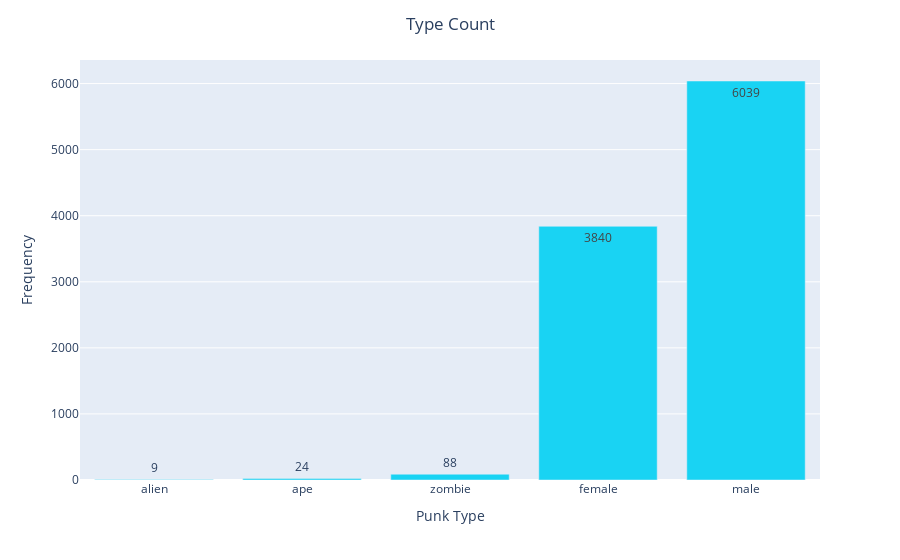

Here is the notebook cell this chart was saved with:
### Code cell
# sorted type dataframe
type_sorted = types.sort_values(by = 'amount')

# bar plot of punk type counts
fig = px.bar(type_sorted, 
             x=type_sorted['type'],
             y= type_sorted['amount'],
             text = type_sorted['amount'],
             color_discrete_sequence = ['#19d3f3'],
             labels={'type': 'Punk Type', 'amount': 'Frequency'})
fig.update_layout(title = 'Type Count', title_x=.5)
fig.show()

### Figure 1 — Plotly figure (JSON) as saved in the notebook; plotly's stock layout.template omitted (floating-point values rounded to 4 significant figures)
{"data": [{"alignmentgroup": "True", "hovertemplate": "Punk Type=%{x}<br>Frequency=%{text}<extra></extra>", "legendgroup": "", "marker": {"color": "#19d3f3", "pattern": {"shape": ""}}, "name": "", "offsetgroup": "", "orientation": "v", "showlegend": false, "text": [9, 24, 88, 3840, 6039], "textposition": "auto", "type": "bar", "x": ["alien", "ape", "zombie", "female", "male"], "xaxis": "x", "y": [9, 24, 88, 3840, 6039], "yaxis": "y"}], "layout": {"autosize": true, "barmode": "relative", "legend": {"tracegroupgap": 0}, "margin": {"t": 60}, "title": {"text": "Type Count", "x": 0.5}, "xaxis": {"anchor": "y", "autorange": true, "domain": [0, 1], "range": [-0.5, 4.5], "title": {"text": "Punk Type"}, "type": "category"}, "yaxis": {"anchor": "x", "autorange": true, "domain": [0, 1], "range": [0, 6357.0], "title": {"text": "Frequency"}, "type": "linear"}}}
